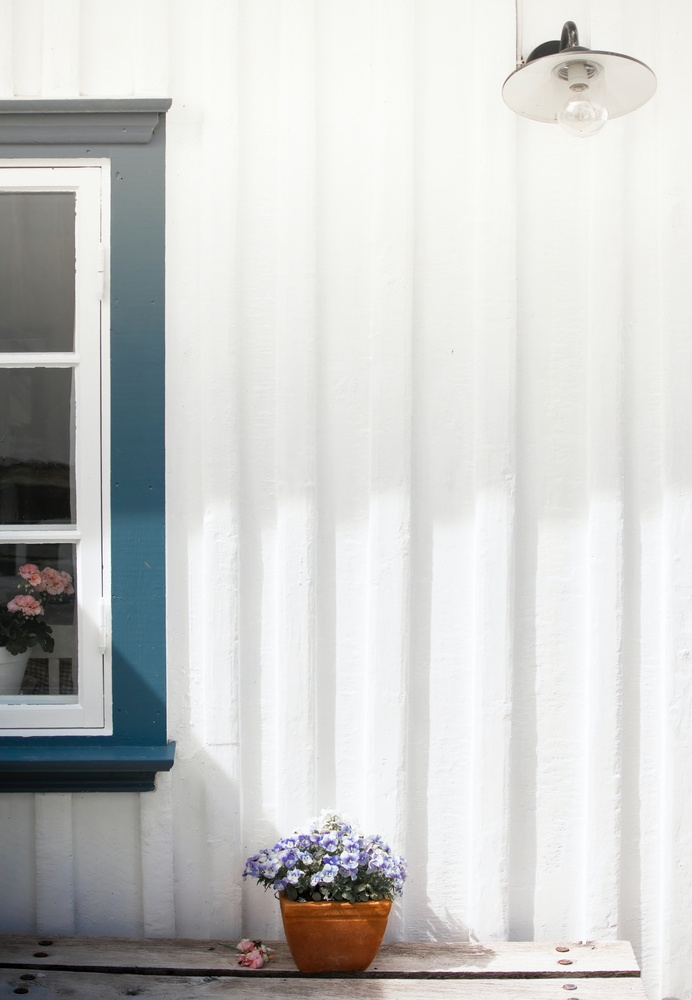
#> input picture potbunga.jpg, 692 x 1000 px, shrunk from 4004 x 5787 before the run
$ python Gradient.py
#> lines starting #> are read from the running program, lines starting #| are printed output that depends on the picture; after the words box and inside, x2 and y2 are one past the last pixel; in counts of white or black regions, pixels touching at a corner belong together
import cv2
import numpy as np
import matplotlib.pyplot as plt
#matplotlib inline
img = cv2.imread('potbunga.jpg')
#> img is the input picture: shape (1000, 692, 3); mean B, G, R 201.5, 203, 202.1

print(img.shape)
#| (1000, 692, 3)
hsv = cv2.cvtColor(img, cv2.COLOR_BGR2HSV)
#> hsv: shape (1000, 692, 3); mean H, S, V 50.9, 15, 205.7

# defining the range of masking
blue1 = np.array([110, 50, 50])
blue2 = np.array([130, 255, 255])

# initializing the mask to be
# convoluted over input image
mask = cv2.inRange(hsv, blue1, blue2)
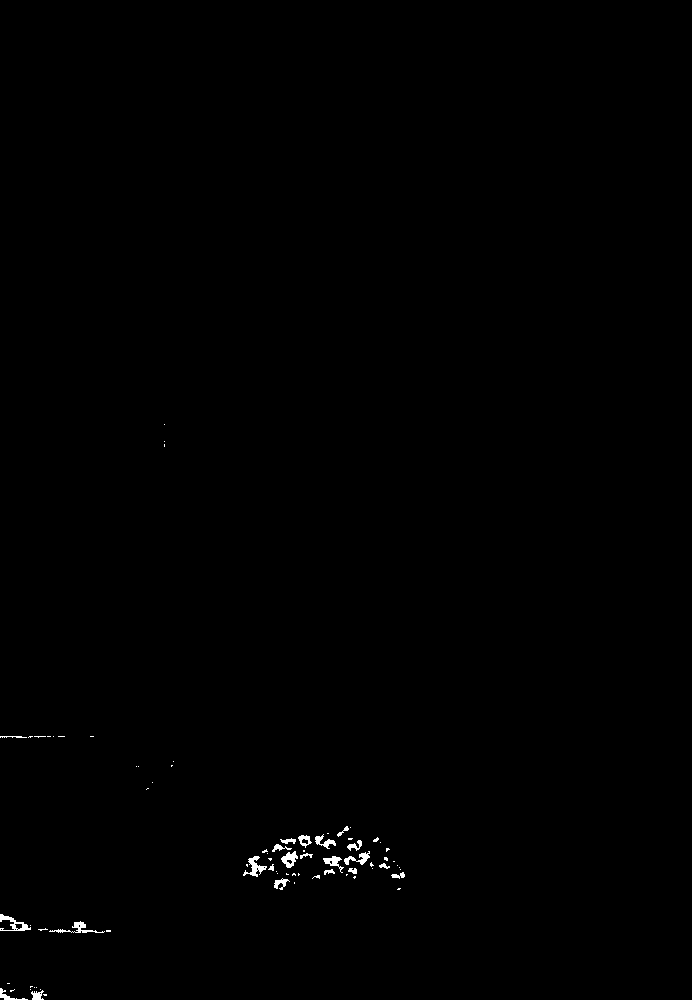
#> mask: shape (1000, 692); 0.32% white; 76 white regions (54 under 20 px), largest, box (x1, y1, x2, y2) and area: (0, 914, 31, 931) 198, (243, 856, 267, 877) 193, (49, 921, 105, 933) 181

# passing the bitwise_and over
# each pixel convoluted
res = cv2.bitwise_and(img, img, mask=mask)

# defining the kernel i.e. Structuring element
kernel = np.ones((5, 5), np.uint8)

# defining the closing function
# over the image and structuring element
closing = cv2.morphologyEx(mask, cv2.MORPH_CLOSE, kernel)
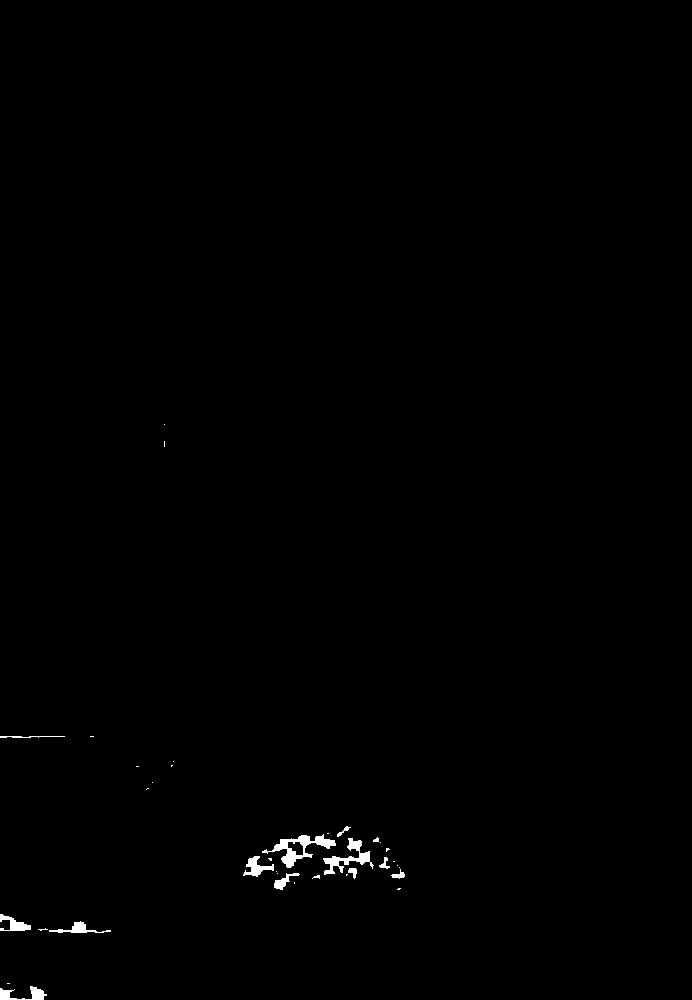
#> closing: shape (1000, 692); 0.43% white; 36 white regions (23 under 20 px), largest, box (x1, y1, x2, y2) and area: (262, 834, 336, 868) 746, (323, 838, 374, 875) 559, (0, 986, 47, 1000) 301
fig, axes = plt.subplots(1, 2, figsize=(12, 12))
ax = axes.ravel()

ax[0].imshow(mask)
ax[0].set_title("Citra Input 1")

ax[1].imshow(closing, cmap='gray')
ax[1].set_title('Citra Input 2')
plt.show()
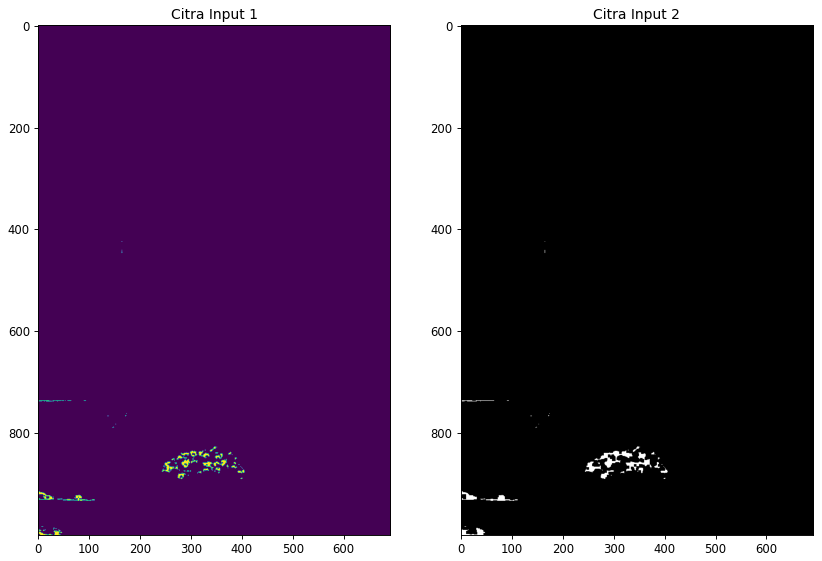
#> figure drawn by matplotlib, 2 panels
plt.imshow(img)
